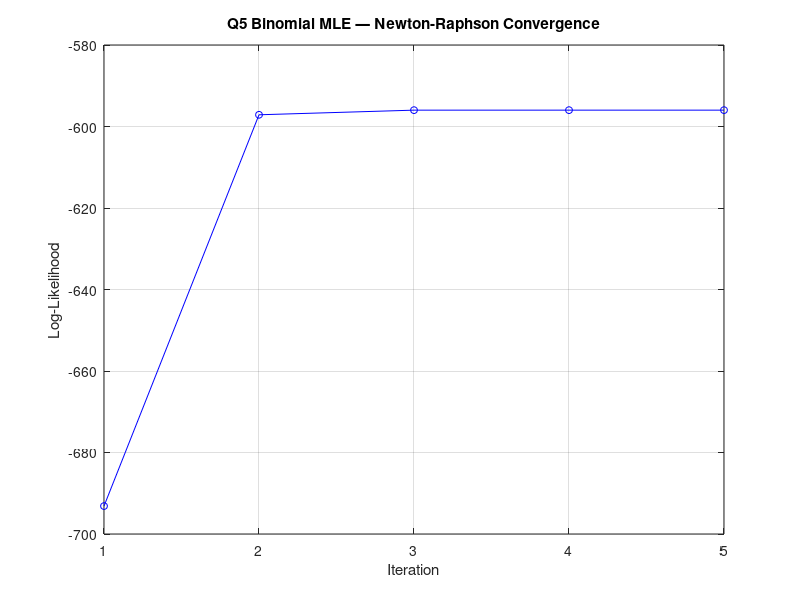
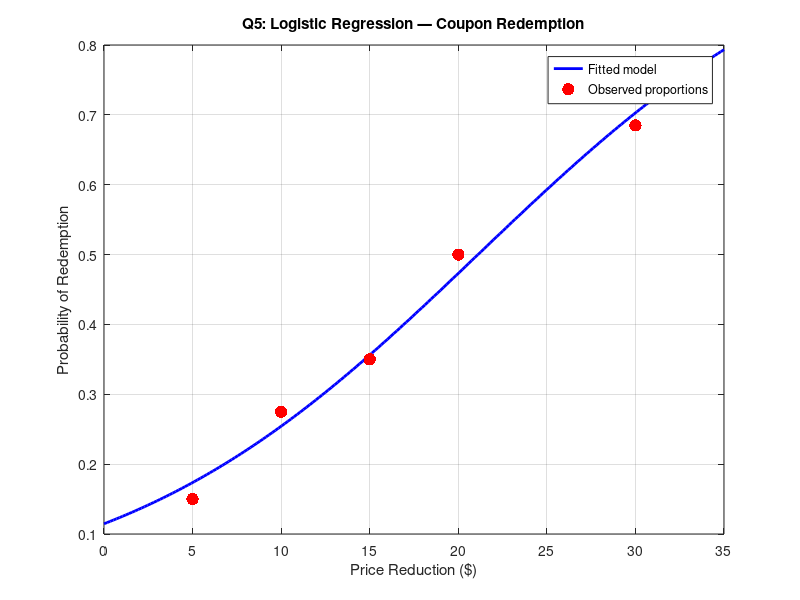

MATLAB code for these plots, in order:
% Question 5: Logistic Regression — Coupon Redemption (Grouped Binomial Data)
%
% Study: 1000 homes, 5 coupon price levels ($5,$10,$15,$20,$30),
%        n_j = 200 homes per level.
%
% Data:
%   X_j = price reduction (predictor)
%   n_j = number of households
%   Y_j = number who redeemed the coupon
%   p_j = Y_j / n_j  (observed proportion)
%
% Model:
%   pi_j = exp(b0 + b1*X_j) / (1 + exp(b0 + b1*X_j))
%
% Method: Binomial MLE via Newton-Raphson
%   Log-likelihood: L = sum_j [ Y_j*log(pi_j) + (n_j-Y_j)*log(1-pi_j) ]
%   Score:    dL/db = sum_j  x_j * (Y_j - n_j*pi_j)
%   Hessian:  d2L/db^2 = -sum_j  n_j * pi_j*(1-pi_j) * x_j * x_j'
%   Update:   beta_new = beta - H^{-1} * score

clc; clear; format long g;

% DATA (Table 14.2)
X_j = [5; 10; 15; 20; 30];     % price reduction ($)
n_j = [200; 200; 200; 200; 200];
Y_j = [30;  55;  70; 100; 137];
p_j = Y_j ./ n_j;               % observed proportions

m   = length(X_j);               % number of groups
J   = m;

fprintf('=== Grouped Binomial Data ===\n');
fprintf('%-8s %-6s %-6s %-10s\n','X_j','n_j','Y_j','Obs p_j');
for j = 1:m
    fprintf('%-8.0f %-6.0f %-6.0f %-10.4f\n', X_j(j), n_j(j), Y_j(j), p_j(j));
end

% Newton-Raphson for Binomial Logistic Regression
% Design matrix for grouped data: [1, X_j]
X_design = [ones(m,1), X_j];

sigmoid  = @(z) 1 ./ (1 + exp(-z));
max_iter = 200;
tol      = 1e-10;

beta  = zeros(2, 1);   % start at [0; 0]
ll_hist = [];

fprintf('\n=== Newton-Raphson Iterations ===\n');
fprintf('  %-5s %-12s %-12s %-16s\n', 'Iter', 'beta_0', 'beta_1', 'Log-Lik');
fprintf('  %s\n', repmat('-',1,50));

for iter = 1:max_iter
    z      = X_design * beta;
    pi_vec = sigmoid(z);              % predicted probabilities

    % Log-likelihood (binomial)
    ll = sum(Y_j .* log(pi_vec + 1e-15) + (n_j - Y_j) .* log(1 - pi_vec + 1e-15));
    ll_hist(end+1) = ll;              %#ok<AGROW>

    % Score vector (gradient)
    score = X_design' * (Y_j - n_j .* pi_vec);

    % Hessian (negative Fisher information)
    w_diag = n_j .* pi_vec .* (1 - pi_vec);
    W_mat  = diag(w_diag);
    H      = -(X_design' * W_mat * X_design);

    % Newton step: beta_new = beta - H^{-1} * score
    delta = -H \ score;
    beta  = beta + delta;

    if mod(iter, 5) == 0 || iter <= 5
        fprintf('  %-5d %-12.6f %-12.6f %-16.6f\n', iter, beta(1), beta(2), ll);
    end

    if norm(delta) < tol
        fprintf('  Converged at iteration %d  (||delta|| = %.2e)\n', iter, norm(delta));
        break;
    end
end

% Results
z_final  = X_design * beta;
pi_final = sigmoid(z_final);

fprintf('\n=== Estimated Logistic Regression Parameters ===\n');
fprintf('  b0 (intercept) = %12.6f\n', beta(1));
fprintf('  b1 (price red) = %12.6f\n', beta(2));
fprintf('  Final Log-Likelihood = %.6f\n', ll_hist(end));

% Standard errors from Fisher information at MLE
FI = X_design' * diag(n_j .* pi_final .* (1-pi_final)) * X_design;
SE = sqrt(diag(inv(FI)));
fprintf('\n  %-15s  %10s  %10s  %10s\n', 'Parameter','Estimate','Std Error','z-stat');
fprintf('  %-15s  %10.4f  %10.4f  %10.4f\n', 'b0 (intercept)', beta(1), SE(1), beta(1)/SE(1));
fprintf('  %-15s  %10.4f  %10.4f  %10.4f\n', 'b1 (price)',     beta(2), SE(2), beta(2)/SE(2));

% Compare predicted proportions with observed
fprintf('\n=== Comparison: Predicted vs Observed Proportions ===\n');
fprintf('  %-10s %-10s %-10s %-10s %-10s\n', 'X_j','n_j','Y_j','Obs p_j','Pred pi_j');
fprintf('  %s\n', repmat('-',1,55));
for j = 1:m
    fprintf('  %-10.0f %-10.0f %-10.0f %-10.4f %-10.4f\n', ...
        X_j(j), n_j(j), Y_j(j), p_j(j), pi_final(j));
end

% Deviance residuals
dev_res = sign(p_j - pi_final) .* sqrt(2 * (Y_j.*log(p_j./pi_final + 1e-15) + ...
          (n_j-Y_j).*log((1-p_j)./(1-pi_final) + 1e-15)));
fprintf('\n  Deviance residuals: [');
fprintf(' %.4f', dev_res);
fprintf(' ]\n');

% Pearson chi-square goodness of fit
pearson_chi2 = sum((Y_j - n_j.*pi_final).^2 ./ (n_j.*pi_final.*(1-pi_final)));
df_gof       = m - 2;   % groups - parameters
fprintf('\n=== Goodness-of-Fit ===\n');
fprintf('  Pearson chi^2 = %.4f  (df = %d)\n', pearson_chi2, df_gof);
fprintf('  p-value = %.4f\n', 1 - chi2cdf(pearson_chi2, df_gof));

% Convergence plot
figure('Name','Q5: Newton-Raphson Convergence');
plot(ll_hist, 'b-o', 'MarkerSize', 5);
xlabel('Iteration'); ylabel('Log-Likelihood');
title('Q5 Binomial MLE — Newton-Raphson Convergence');
grid on;

% Predicted probability curve
X_range = linspace(0, 35, 200);
pi_curve = sigmoid(beta(1) + beta(2)*X_range);

figure('Name','Q5: Logistic Regression Fit');
plot(X_range, pi_curve, 'b-', 'LineWidth', 2); hold on;
scatter(X_j, p_j, 80, 'r', 'filled');
xlabel('Price Reduction ($)'); ylabel('Probability of Redemption');
title('Q5: Logistic Regression — Coupon Redemption');
legend('Fitted model','Observed proportions');
grid on;

fprintf('\n=== Validation (c) ===\n');
fprintf('  Compare b0 and b1 with JMP/Minitab output.\n');
fprintf('  These estimates will be compared with Q6 (ungrouped Bernoulli MLE).\n');
fprintf('  Q6 beta_0 = %.6f,  beta_1 = %.6f  (should match closely)\n', beta(1), beta(2));
